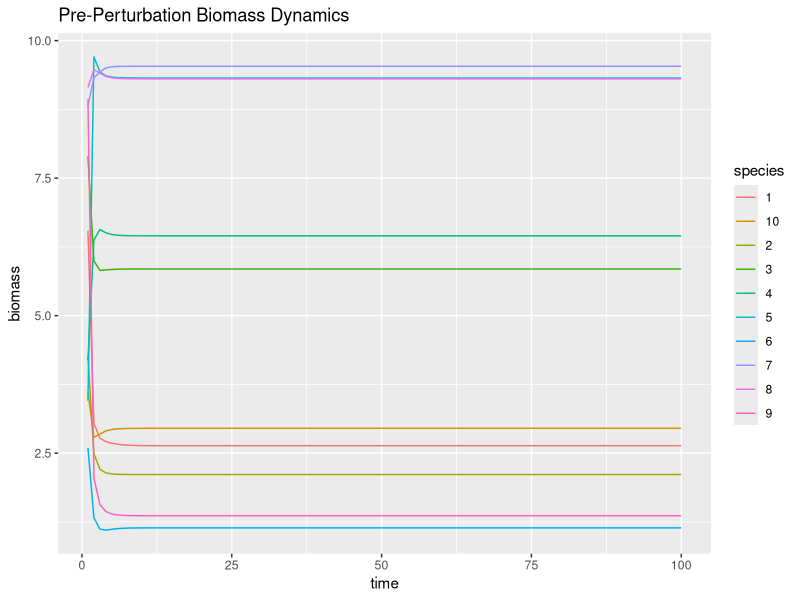
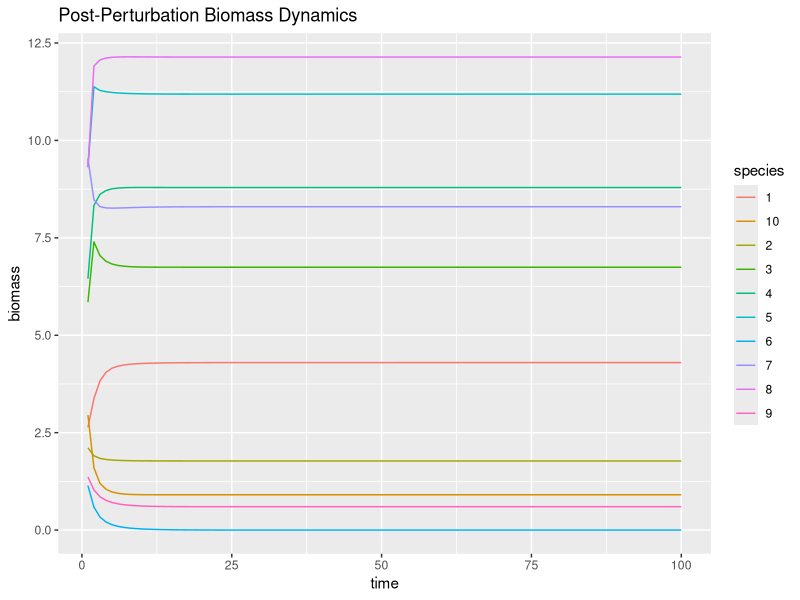

Generate these figures, in order, with R: (Note: this script raises an error after producing the figures.)
# Load necessary libraries
library(ggplot2)
library(deSolve)
library(Matrix)
library(dplyr)
library(tidyr)

# Define parameters for dynamic simulation
params <- list(
  S = 10, # number of species
  C = 0.2, # connectance of the food web
  aij_params = c(0, 0.5), # minimum and maximum interspecific effect of predation
  mu_delta_r = 0, # mean responses to perturbation
  sd_delta_r = 0.5, # sd of response to perturbation
  covMatrix_type = "positive", # type of covariance (mixed or all positive)
  sd_X = rep(1, 10), # standard deviations of responses for each species
  maxt = 100 # maximum time for dynamics
)

# Function to create a correlation matrix
createCorMat <- function(S, type){
  if (type == "positive"){
    cor <- runif((S*(S-1)/2), 0, 1)
  } else if (type == "mixed"){
    cor <- runif((S*(S-1)/2), -1, 1)
  } else {
    stop("type not defined")
  }
  corMat <- matrix(1, nrow = S, ncol = S)
  corMat[upper.tri(corMat)] <- cor
  corMat <- corMat * t(corMat)
  return(corMat)
}

# Function to simulate quantitative network
sim_quantitative_network <- function(Net_type, S, C, aij_params) {
  A <- matrix(0, S, S)
  n_pairs <- S * (S - 1) / 2
  B <- runif(n_pairs) <= C
  if (Net_type == "predator-prey") { 
    aij <- -abs(rnorm(n_pairs, aij_params[1], aij_params[2]))
    A[upper.tri(A)] <- B * aij
    A <- t(A)
    aij <- abs(rnorm(n_pairs, aij_params[1], aij_params[2]))
    A[upper.tri(A)] <- B * aij
  } 
  diag(A) <- -runif(S, min = 0, max = 1)
  while(max(Re(eigen(A)$values)) > 0){
    diag(A) <- -runif(S, min = 0, max = 1)
  }
  return(A)
}

# Function to simulate dynamics
fw.model <- function(t, B, params) {
  with(as.list(c(B, params)), {
    dBdt <- (params$r + params$A %*% B) * B
    
    list(dBdt)
  })
}

eventfun <- function(t, B, parms){
  with(as.list(B), {
    B[B < 1e-6] <- 0
    return(B)
  })
}

simulate_dynamics_c <- function(params, model, init_biomass = runif(params$S, min = 1, max = 10)) {
  init_biomass <- as.numeric(init_biomass)
  times <- seq(from = 1, to = params$maxt)
  out <- deSolve::ode(
    y = init_biomass,
    times = times,
    func = fw.model,
    parms = params,
    events = list(func = eventfun, time = times)
  ) %>% as.data.frame()
  return(out)
}

# Function to simulate response
simulate_response <- function(S, C, aij_params, mu_delta_r, sd_delta_r, covMatrix_type, sd_X, maxt){
  corMat <- createCorMat(S, covMatrix_type)
  covMat <- as.matrix(Matrix::nearPD(sd_X %*% t(sd_X) * corMat)$mat)
  A <- sim_quantitative_network("predator-prey", S = S, C = C, aij_params = aij_params)
  
  # Simulate pre-perturbation equilibrium
  equilibrium_pre <- runif(S, 1, 10)
  r_pre <- -A %*% equilibrium_pre
  dyn_params <- list(A = A, r = r_pre, S = S, maxt = maxt) 
  pre_perturb <- simulate_dynamics_c(dyn_params, fw.model)
  equilibrium_pre <- as.numeric(pre_perturb[nrow(pre_perturb), -1])
  
  # Calculate response to perturbation
  delta_r <- MASS::mvrnorm(n = 1, mu = rnorm(S, mu_delta_r, sd_delta_r), Sigma = covMat, empirical = FALSE)
  dyn_params$r <- dyn_params$r + delta_r 
  
  # Simulate post-perturbation equilibrium
  post_perturb <- simulate_dynamics_c(dyn_params, fw.model, init_biomass = equilibrium_pre)
  equilibrium_post <- as.numeric(post_perturb[nrow(post_perturb), -1])
  
  df <- data.frame(species = paste0("sp", c(1:S)), X_pre = equilibrium_pre, X_post = equilibrium_post)
  return(list(df = df, pre_perturb = pre_perturb, post_perturb = post_perturb, Sigma = covMat))
}




########################################################## DEMONSTRATION

# Run the simulation for demonstration
result <- simulate_response(params$S, params$C, params$aij_params, params$mu_delta_r, params$sd_delta_r, params$covMatrix_type, params$sd_X, params$maxt)

while (all(result$post_perturb[nrow(result$post_perturb),]>0)) {
  result <- simulate_response(params$S, params$C, params$aij_params, params$mu_delta_r, params$sd_delta_r, params$covMatrix_type, params$sd_X, params$maxt)
}


# Plot species biomass dynamics
pre_perturb_long <- result$pre_perturb %>%
  pivot_longer(-time, names_to = "species", values_to = "biomass")

post_perturb_long <- result$post_perturb %>%
  pivot_longer(-time, names_to = "species", values_to = "biomass")

p1 <- ggplot(pre_perturb_long, aes(x = time, y = biomass, color = species)) +
  geom_line() +
  ggtitle("Pre-Perturbation Biomass Dynamics")

p2 <- ggplot(post_perturb_long, aes(x = time, y = biomass, color = species)) +
  geom_line() +
  ggtitle("Post-Perturbation Biomass Dynamics")

print(p1)
print(p2)

# Plot the covariance matrix
p3 <- result$Sigma %>%
  as_tibble() %>%
  rownames_to_column("Var1") %>%
  pivot_longer(-Var1, names_to = "Var2", values_to = "value") %>%
  ggplot(aes(Var1, Var2)) +
  geom_tile(aes(fill = value)) +
  scale_fill_distiller(palette = "RdBu", direction = -1, limits = c(-1,1)*max(abs(result$Sigma))) +
  ggtitle("Covariance Matrix")

print(p3)

########################################################## SIMULATION

# Save necessary data to make these plots
out <- data.frame()

params$mu_delta_r <- 0
params$covMatrix_type = "positive"
params$sd_delta_r <- 0.1
for (i in 1:100){
  X <- with(params, simulate_response(S, C, aij_params, mu_delta_r, sd_delta_r, covMatrix_type, sd_X, maxt)$df)
  out <- rbind(
    out,
    data.frame(covtype = "positive", perturbation = "weak", sum_deltaX = sum(X$X_pre - X$X_post), sd_deltaX = sd(X$X_pre - X$X_post), X_pre = X$X_pre, X_post = X$X_post)
  )
}

params$mu_delta_r <- 0
params$sd_delta_r <- 0.5
for (i in 1:100){
  X <- with(params, simulate_response(S, C, aij_params, mu_delta_r, sd_delta_r, covMatrix_type, sd_X, maxt)$df)
  out <- rbind(
    out,
    data.frame(covtype = "positive", perturbation = "strong", sum_deltaX = sum(X$X_pre - X$X_post), sd_deltaX = sd(X$X_pre - X$X_post), X_pre = X$X_pre, X_post = X$X_post)
  )
}

params$covMatrix_type <- "mixed"
params$mu_delta_r <- 0
params$sd_delta_r <- 0.1
for (i in 1:100){
  X <- with(params, simulate_response(S, C, aij_params, mu_delta_r, sd_delta_r, covMatrix_type, sd_X, maxt)$df)
  out <- rbind(
    out,
    data.frame(covtype = "mixed", perturbation = "weak", sum_deltaX = sum(X$X_pre - X$X_post), sd_deltaX = sd(X$X_pre - X$X_post), X_pre = X$X_pre, X_post = X$X_post)
  )
}

params$mu_delta_r <- 0
params$sd_delta_r <- 0.5
for (i in 1:100){
  X <- with(params, simulate_response(S, C, aij_params, mu_delta_r, sd_delta_r, covMatrix_type, sd_X, maxt)$df)
  out <- rbind(
    out,
    data.frame(covtype = "mixed", perturbation = "strong", sum_deltaX = sum(X$X_pre - X$X_post), sd_deltaX = sd(X$X_pre - X$X_post), X_pre = X$X_pre, X_post = X$X_post)
  )
}

# Plot results of perturbation scenarios
p4 <- ggplot(out) +
  geom_boxplot(aes(x = covtype, y = sum_deltaX, fill = perturbation)) +
  lims(y = c(-100, 100)) +
  ggtitle("Sum of Biomass Changes Across Scenarios")

p5 <- ggplot(out) +
  geom_boxplot(aes(x = covtype, y = sd_deltaX, fill = perturbation)) +
  lims(y = c(0, 25)) +
  ggtitle("Standard Deviation of Biomass Changes Across Scenarios")

# Display scenario plots
print(p4)
print(p5)
